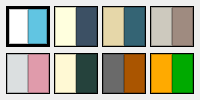
              <widget class="QWidget" name="widget_9" native="true">
               <property name="minimumSize">
                <size>
                 <width>150</width>
                 <height>0</height>
                </size>
               </property>
               <property name="maximumSize">
                <size>
                 <width>200</width>
                 <height>16777215</height>
                </size>
               </property>
               <layout class="QGridLayout" name="gridLayout_2">
                <property name="leftMargin">
                 <number>6</number>
                </property>
                <property name="topMargin">
                 <number>6</number>
                </property>
                <property name="rightMargin">
                 <number>6</number>
                </property>
                <property name="bottomMargin">
                 <number>6</number>
                </property>
                <property name="horizontalSpacing">
                 <number>4</number>
                </property>
                <item row="1" column="3">
                 <widget class="QFrame" name="swatch8">
                  <property name="frameShape">
                   <enum>QFrame::Shape::Box</enum>
                  </property>
                  <property name="frameShadow">
                   <enum>QFrame::Shadow::Plain</enum>
                  </property>
                  <layout class="QHBoxLayout" name="horizontalLayout_8">
                   <property name="spacing">
                    <number>0</number>
                   </property>
                   <property name="leftMargin">
                    <number>0</number>
                   </property>
                   <property name="topMargin">
                    <number>0</number>
                   </property>
                   <property name="rightMargin">
                    <number>0</number>
                   </property>
                   <property name="bottomMargin">
                    <number>0</number>
                   </property>
                   <item>
                    <widget class="QFrame" name="swatch_primary_8">
                     <property name="styleSheet">
                      <string notr="true">background-color:rgb(255, 170, 0)</string>
                     </property>
                     <property name="frameShape">
                      <enum>QFrame::Shape::StyledPanel</enum>
                     </property>
                     <property name="frameShadow">
                      <enum>QFrame::Shadow::Raised</enum>
                     </property>
                    </widget>
                   </item>
                   <item>
                    <widget class="QFrame" name="swatch_secondary_8">
                     <property name="styleSheet">
                      <string notr="true">background-color:rgb(0, 170, 0)</string>
                     </property>
                     <property name="frameShape">
                      <enum>QFrame::Shape::StyledPanel</enum>
                     </property>
                     <property name="frameShadow">
                      <enum>QFrame::Shadow::Raised</enum>
                     </property>
                    </widget>
                   </item>
                  </layout>
                 </widget>
                </item>
                <item row="1" column="2">
                 <widget class="QFrame" name="swatch7">
                  <property name="frameShape">
                   <enum>QFrame::Shape::Box</enum>
                  </property>
                  <property name="frameShadow">
                   <enum>QFrame::Shadow::Plain</enum>
                  </property>
                  <layout class="QHBoxLayout" name="horizontalLayout_7">
                   <property name="spacing">
                    <number>0</number>
                   </property>
                   <property name="leftMargin">
                    <number>0</number>
                   </property>
                   <property name="topMargin">
                    <number>0</number>
                   </property>
                   <property name="rightMargin">
                    <number>0</number>
                   </property>
                   <property name="bottomMargin">
                    <number>0</number>
                   </property>
                   <item>
                    <widget class="QFrame" name="swatch_primary_7">
                     <property name="styleSheet">
                      <string notr="true">background-color:rgb(106, 106, 106)</string>
                     </property>
                     <property name="frameShape">
                      <enum>QFrame::Shape::StyledPanel</enum>
                     </property>
                     <property name="frameShadow">
                      <enum>QFrame::Shadow::Raised</enum>
                     </property>
                    </widget>
                   </item>
                   <item>
                    <widget class="QFrame" name="swatch_secondary_7">
                     <property name="styleSheet">
                      <string notr="true">background-color:rgb(170, 85, 0)</string>
                     </property>
                     <property name="frameShape">
                      <enum>QFrame::Shape::StyledPanel</enum>
                     </property>
                     <property name="frameShadow">
                      <enum>QFrame::Shadow::Raised</enum>
                     </property>
                    </widget>
                   </item>
                  </layout>
                 </widget>
                </item>
                <item row="0" column="3">
                 <widget class="QFrame" name="swatch4">
                  <property name="frameShape">
                   <enum>QFrame::Shape::Box</enum>
                  </property>
                  <property name="frameShadow">
                   <enum>QFrame::Shadow::Plain</enum>
                  </property>
                  <layout class="QHBoxLayout" name="horizontalLayout_4">
                   <property name="spacing">
                    <number>0</number>
                   </property>
                   <property name="leftMargin">
                    <number>0</number>
                   </property>
                   <property name="topMargin">
                    <number>0</number>
                   </property>
                   <property name="rightMargin">
                    <number>0</number>
                   </property>
                   <property name="bottomMargin">
                    <number>0</number>
                   </property>
                   <item>
                    <widget class="QFrame" name="swatch_primary_4">
                     <property name="styleSheet">
                      <string notr="true">background-color:rgb(205, 201, 190)</string>
                     </property>
                     <property name="frameShape">
                      <enum>QFrame::Shape::StyledPanel</enum>
                     </property>
                     <property name="frameShadow">
                      <enum>QFrame::Shadow::Raised</enum>
                     </property>
                    </widget>
                   </item>
                   <item>
                    <widget class="QFrame" name="swatch_secondary_4">
                     <property name="styleSheet">
                      <string notr="true">background-color:rgb(159, 139, 128)</string>
                     </property>
                     <property name="frameShape">
                      <enum>QFrame::Shape::StyledPanel</enum>
                     </property>
                     <property name="frameShadow">
                      <enum>QFrame::Shadow::Raised</enum>
                     </property>
                    </widget>
                   </item>
                  </layout>
                 </widget>
                </item>
                <item row="0" column="2">
                 <widget class="QFrame" name="swatch3">
                  <property name="frameShape">
                   <enum>QFrame::Shape::Box</enum>
                  </property>
                  <property name="frameShadow">
                   <enum>QFrame::Shadow::Plain</enum>
                  </property>
                  <layout class="QHBoxLayout" name="horizontalLayout_3">
                   <property name="spacing">
                    <number>0</number>
                   </property>
                   <property name="leftMargin">
                    <number>0</number>
                   </property>
                   <property name="topMargin">
                    <number>0</number>
                   </property>
                   <property name="rightMargin">
                    <number>0</number>
                   </property>
                   <property name="bottomMargin">
                    <number>0</number>
                   </property>
                   <item>
                    <widget class="QFrame" name="swatch_primary_3">
                     <property name="styleSheet">
                      <string notr="true">background-color:#e6d7a9</string>
                     </property>
                     <property name="frameShape">
                      <enum>QFrame::Shape::StyledPanel</enum>
                     </property>
                     <property name="frameShadow">
                      <enum>QFrame::Shadow::Raised</enum>
                     </property>
                    </widget>
                   </item>
                   <item>
                    <widget class="QFrame" name="swatch_secondary_3">
                     <property name="styleSheet">
                      <string notr="true">background-color:#346474</string>
                     </property>
                     <property name="frameShape">
                      <enum>QFrame::Shape::StyledPanel</enum>
                     </property>
                     <property name="frameShadow">
                      <enum>QFrame::Shadow::Raised</enum>
                     </property>
                    </widget>
                   </item>
                  </layout>
                 </widget>
                </item>
                <item row="0" column="1">
                 <widget class="QFrame" name="swatch2">
                  <property name="frameShape">
                   <enum>QFrame::Shape::Box</enum>
                  </property>
                  <property name="frameShadow">
                   <enum>QFrame::Shadow::Plain</enum>
                  </property>
                  <property name="lineWidth">
                   <number>1</number>
                  </property>
                  <layout class="QHBoxLayout" name="horizontalLayout_2">
                   <property name="spacing">
                    <number>0</number>
                   </property>
                   <property name="leftMargin">
                    <number>0</number>
                   </property>
                   <property name="topMargin">
                    <number>0</number>
                   </property>
                   <property name="rightMargin">
                    <number>0</number>
                   </property>
                   <property name="bottomMargin">
                    <number>0</number>
                   </property>
                   <item>
                    <widget class="QFrame" name="swatch_primary_2">
                     <property name="styleSheet">
                      <string notr="true">background-color: #ffffde</string>
                     </property>
                     <property name="frameShape">
                      <enum>QFrame::Shape::StyledPanel</enum>
                     </property>
                     <property name="frameShadow">
                      <enum>QFrame::Shadow::Raised</enum>
                     </property>
                    </widget>
                   </item>
                   <item>
                    <widget class="QFrame" name="swatch_secondary_2">
                     <property name="styleSheet">
                      <string notr="true">background-color:#3c5064</string>
                     </property>
                     <property name="frameShape">
                      <enum>QFrame::Shape::StyledPanel</enum>
                     </property>
                     <property name="frameShadow">
                      <enum>QFrame::Shadow::Raised</enum>
                     </property>
                    </widget>
                   </item>
                  </layout>
                 </widget>
                </item>
                <item row="0" column="0">
                 <widget class="QFrame" name="swatch1">
                  <property name="styleSheet">
                   <string notr="true">border-color: rgb(0, 0, 0);</string>
                  </property>
                  <property name="frameShape">
                   <enum>QFrame::Shape::Box</enum>
                  </property>
                  <property name="frameShadow">
                   <enum>QFrame::Shadow::Plain</enum>
                  </property>
                  <property name="lineWidth">
                   <number>3</number>
                  </property>
                  <layout class="QHBoxLayout" name="horizontalLayout">
                   <property name="spacing">
                    <number>0</number>
                   </property>
                   <property name="leftMargin">
                    <number>0</number>
                   </property>
                   <property name="topMargin">
                    <number>0</number>
                   </property>
                   <property name="rightMargin">
                    <number>0</number>
                   </property>
                   <property name="bottomMargin">
                    <number>0</number>
                   </property>
                   <item>
                    <widget class="QFrame" name="swatch_primary">
                     <property name="styleSheet">
                      <string notr="true">background-color: #ffffff</string>
                     </property>
                     <property name="frameShape">
                      <enum>QFrame::Shape::StyledPanel</enum>
                     </property>
                     <property name="frameShadow">
                      <enum>QFrame::Shadow::Raised</enum>
                     </property>
                    </widget>
                   </item>
                   <item>
                    <widget class="QFrame" name="swatch_secondary">
                     <property name="styleSheet">
                      <string notr="true">background-color:#61c5e2</string>
                     </property>
                     <property name="frameShape">
                      <enum>QFrame::Shape::StyledPanel</enum>
                     </property>
                     <property name="frameShadow">
                      <enum>QFrame::Shadow::Raised</enum>
                     </property>
                    </widget>
                   </item>
                  </layout>
                 </widget>
                </item>
                <item row="1" column="0">
                 <widget class="QFrame" name="swatch5">
                  <property name="frameShape">
                   <enum>QFrame::Shape::Box</enum>
                  </property>
                  <property name="frameShadow">
                   <enum>QFrame::Shadow::Plain</enum>
                  </property>
                  <layout class="QHBoxLayout" name="horizontalLayout_5">
                   <property name="spacing">
                    <number>0</number>
                   </property>
                   <property name="leftMargin">
                    <number>0</number>
                   </property>
                   <property name="topMargin">
                    <number>0</number>
                   </property>
                   <property name="rightMargin">
                    <number>0</number>
                   </property>
                   <property name="bottomMargin">
                    <number>0</number>
                   </property>
                   <item>
                    <widget class="QFrame" name="swatch_primary_5">
                     <property name="styleSheet">
                      <string notr="true">background-color:rgb(219, 223, 224)</string>
                     </property>
                     <property name="frameShape">
                      <enum>QFrame::Shape::StyledPanel</enum>
                     </property>
                     <property name="frameShadow">
                      <enum>QFrame::Shadow::Raised</enum>
                     </property>
                    </widget>
                   </item>
                   <item>
                    <widget class="QFrame" name="swatch_secondary_5">
                     <property name="styleSheet">
                      <string notr="true">background-color:rgb(224, 155, 171)</string>
                     </property>
                     <property name="frameShape">
                      <enum>QFrame::Shape::StyledPanel</enum>
                     </property>
                     <property name="frameShadow">
                      <enum>QFrame::Shadow::Raised</enum>
                     </property>
                    </widget>
                   </item>
                  </layout>
                 </widget>
                </item>
                <item row="1" column="1">
                 <widget class="QFrame" name="swatch6">
                  <property name="frameShape">
                   <enum>QFrame::Shape::Box</enum>
                  </property>
                  <property name="frameShadow">
                   <enum>QFrame::Shadow::Plain</enum>
                  </property>
                  <layout class="QHBoxLayout" name="horizontalLayout_6">
                   <property name="spacing">
                    <number>0</number>
                   </property>
                   <property name="leftMargin">
                    <number>0</number>
                   </property>
                   <property name="topMargin">
                    <number>0</number>
                   </property>
                   <property name="rightMargin">
                    <number>0</number>
                   </property>
                   <property name="bottomMargin">
                    <number>0</number>
                   </property>
                   <item>
                    <widget class="QFrame" name="swatch_primary_6">
                     <property name="styleSheet">
                      <string notr="true">background-color:rgb(255, 249, 212)</string>
                     </property>
                     <property name="frameShape">
                      <enum>QFrame::Shape::StyledPanel</enum>
                     </property>
                     <property name="frameShadow">
                      <enum>QFrame::Shadow::Raised</enum>
                     </property>
                    </widget>
                   </item>
                   <item>
                    <widget class="QFrame" name="swatch_secondary_6">
                     <property name="styleSheet">
                      <string notr="true">background-color:rgb(37, 66, 60)</string>
                     </property>
                     <property name="frameShape">
                      <enum>QFrame::Shape::StyledPanel</enum>
                     </property>
                     <property name="frameShadow">
                      <enum>QFrame::Shadow::Raised</enum>
                     </property>
                    </widget>
                   </item>
                  </layout>
                 </widget>
                </item>
               </layout>
              </widget>
